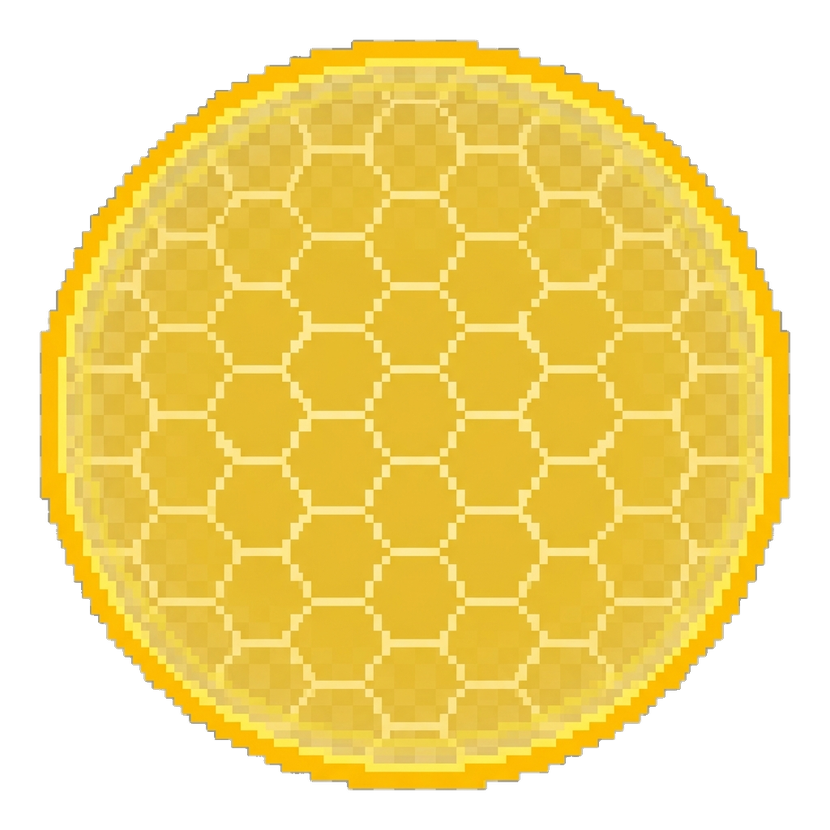
#> input picture assets/enemies/Gold_hexagonal_energy_shield_202606041642.png, 830 x 830 px, shrunk from 1024 x 1024 before the run
$ python -i prep_enemy_sheets.py   (imports and definitions only)
#> lines starting #> are read from the running program, lines starting #| are printed output that depends on the picture; after the words box and inside, x2 and y2 are one past the last pixel; in counts of white or black regions, pixels touching at a corner belong together
### tools/dealpha.py
"""
Convierte los JPG de assets/ (con fondo de damero falso) a PNG con fondo transparente.
Método: detecta píxeles "tipo fondo" (claros y poco saturados = blanco/gris del damero)
y los vuelve transparentes SOLO si están conectados al borde (flood-fill). Así los blancos
internos (logos, papel) y los cuerpos gris-claro encerrados por el contorno negro se preservan.
"""
import os
import sys
import numpy as np
from PIL import Image

ASSETS = r"C:\Milton\OFFICE-SURVIVOR\assets"

# Umbrales del fondo (damero falso): gris NEUTRO (saturación ~0) y por encima del negro del contorno.
# El damero varía por imagen (claro 200-255, medio 124-158, oscuro 80-109): todos neutros.
# Los cuerpos grises del sprite también son neutros, pero quedan protegidos por su contorno negro
# (value < VAL_MIN actúa de barrera) y por estar conectados sólo hacia adentro (flood desde el borde).
VAL_MIN = 70       # value (0-255): el negro del contorno (~0-40) queda por debajo y bloquea el flood
SAT_MAX = 0.12     # saturación 0-1: damero neutro pasa; fondos de pantalla azulados (sat>0.2) NO

# Archivos que son FONDOS de pantalla (opacos por diseño): no se les quita el fondo.
SKIP = ('background', 'floor', 'carpet', '_wall', 'building', 'abandoned', 'trashed', 'victory')


def bg_mask(rgb):
    r = rgb[:, :, 0].astype(np.int16)
    g = rgb[:, :, 1].astype(np.int16)
    b = rgb[:, :, 2].astype(np.int16)
    mx = np.maximum(np.maximum(r, g), b)
    mn = np.minimum(np.minimum(r, g), b)
    val = mx
    sat = np.where(mx > 0, (mx - mn) / np.maximum(mx, 1), 0.0)
    return (val >= VAL_MIN) & (sat <= SAT_MAX)


def border_connected(mask):
    """Subconjunto de `mask` conectado (4-vecindad) al borde de la imagen."""
    reach = np.zeros_like(mask)
    reach[0, :] |= mask[0, :]
    reach[-1, :] |= mask[-1, :]
    reach[:, 0] |= mask[:, 0]
    reach[:, -1] |= mask[:, -1]
    h, w = mask.shape
    max_iter = h + w + 4
    for _ in range(max_iter):
        d = reach.copy()
        d[1:, :] |= reach[:-1, :]
        d[:-1, :] |= reach[1:, :]
        d[:, 1:] |= reach[:, :-1]
        d[:, :-1] |= reach[:, 1:]
        d &= mask
        if np.array_equal(d, reach):
            return d
        reach = d
    return reach


# [32 lines left out: functions convert, main, not called in this run]


# [2 lines that do not run on import are left out]

### tools/prep_enemy_sheets.py
"""
Prepara las hojas de sprites de enemigos para public/assets/enemies/sheets/<id>.png.
- Las hojas ya transparentes (angry_email, toxic_manager, possessed_printer) se copian tal cual.
- La hoja del auditor trae damero falso -> se le aplica el keying de dealpha.convert().
Solo se procesan los enemigos cuya hoja generada respeta la grid 4x3 (idle/move1/move2/death x abajo/lado/arriba).
angry_client (grid distinta) y hr_rep (sin hoja) quedan con su placeholder actual.
"""
import os, glob, shutil, sys
import numpy as np
from PIL import Image

sys.path.insert(0, os.path.dirname(__file__))
from dealpha import bg_mask, border_connected  # reutiliza el keying probado

SRC = r"C:\Milton\OFFICE-SURVIVOR\assets\enemies"
DST = r"C:\Milton\OFFICE-SURVIVOR\public\assets\enemies\sheets"

# id -> (glob del archivo fuente, requiere_keying)
SHEETS = {
    "angry_email":       ("Angry_email_enemy_sprite_sheet*.png", False),
    "toxic_manager":     ("Toxic_Manager_enemy_sprite_sheet*.png", False),
    "possessed_printer": ("Possessed_office_printer*.png", False),
    "auditor":           ("Auditor_Elite_enemy_sprite*.png", True),
}


# [13 lines left out: functions find, dealpha_to, not called in this run]


def segments(profile, thr):
    on = profile > thr
    segs, s = [], None
    for i, v in enumerate(on):
        if v and s is None:
            s = i
        if not v and s is not None:
            segs.append((s, i - 1)); s = None
    if s is not None:
        segs.append((s, len(on) - 1))
    return segs


# [7 lines left out: function autocrop_cell, not called in this run]


def repack_angry_client(src, dst):
    """
    Hoja angry_client: grid irregular 7 col (6 walk + death separado) x 4 filas (dir).
    Reempaqueta a 4 col (idle, walk1, walk2, death) x 3 filas (abajo, lado, arriba)
    para reusar el mapeo estandar ENEMY_SHEET.
    """
#> called with dst = 'out.png'
    rgb = np.asarray(Image.open(src).convert("RGB"))
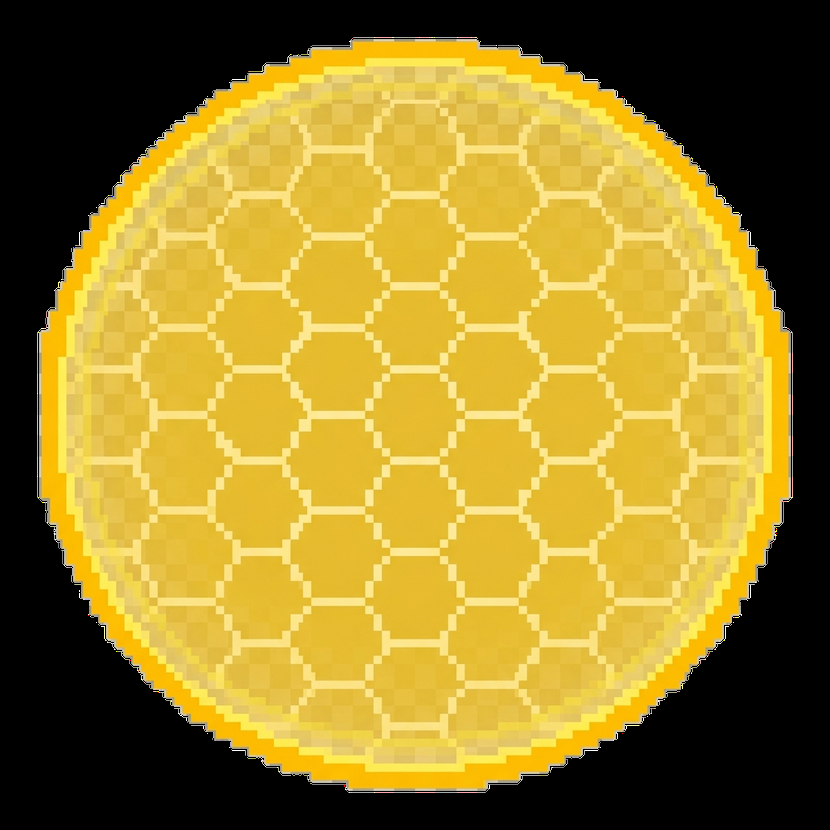
#> rgb: shape (830, 830, 3); mean R, G, B 153.7, 129.1, 44.1
    transp = border_connected(bg_mask(rgb))
#> in bg_mask, `r = rgb[:, :, 0].astype(np.int16)`:
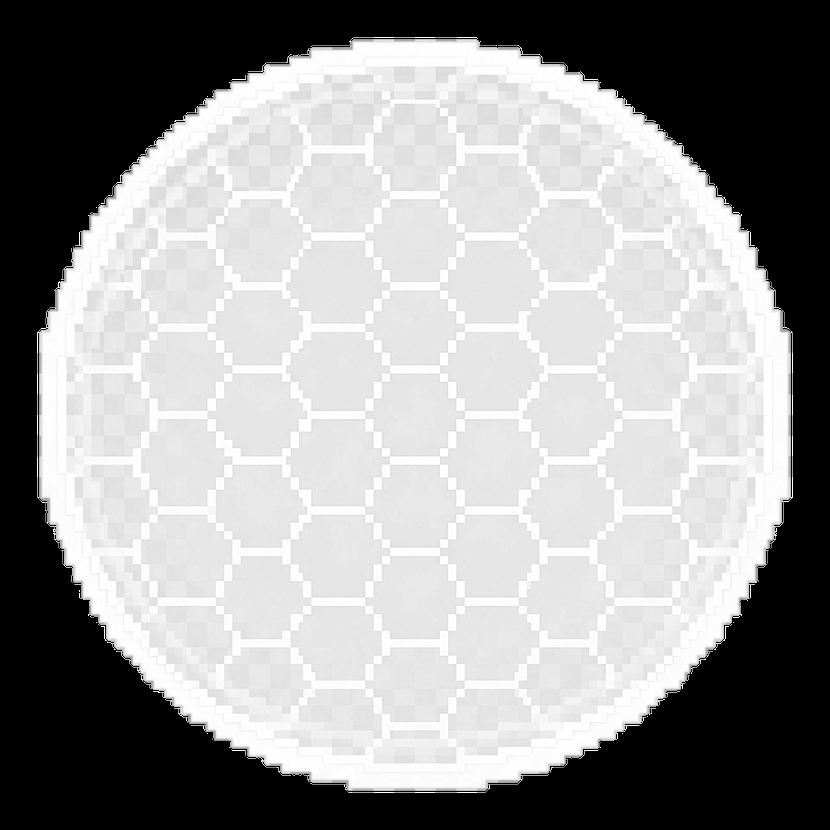
#> r: shape (830, 830) int16; min 0, max 255, mean 153.7
#> in bg_mask, `g = rgb[:, :, 1].astype(np.int16)`:
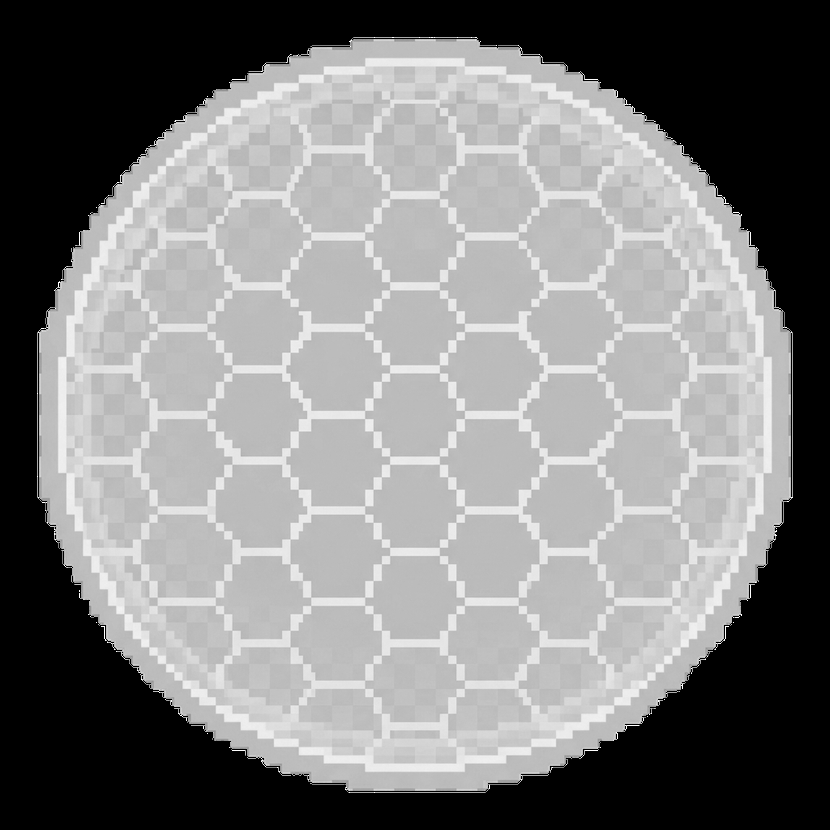
#> g: shape (830, 830) int16; min 0, max 255, mean 129.1
#> in bg_mask, `b = rgb[:, :, 2].astype(np.int16)`:
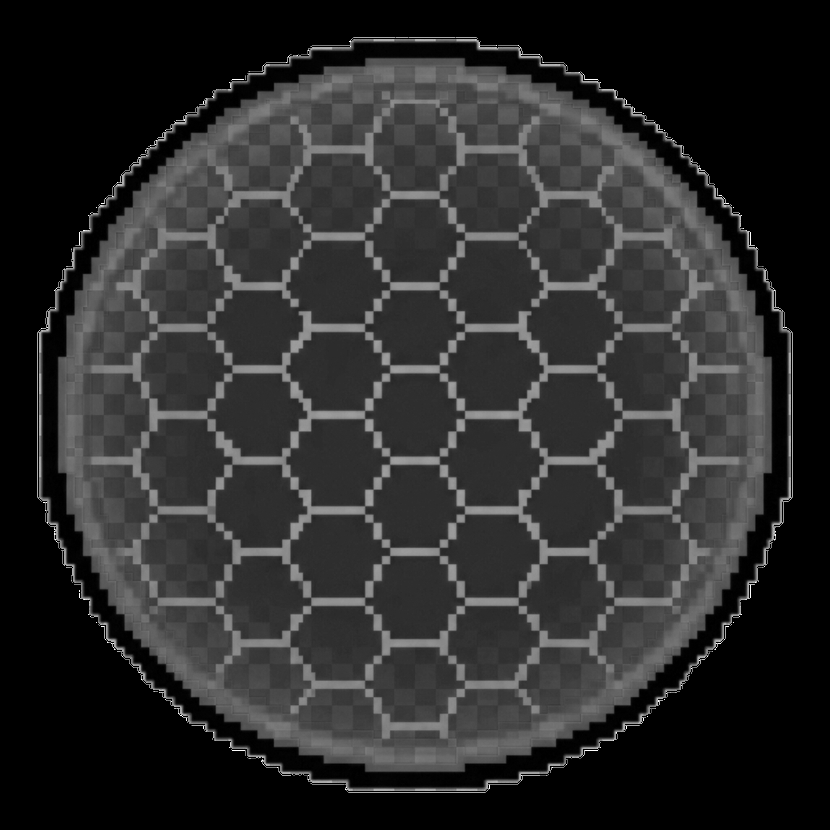
#> b: shape (830, 830) int16; min 0, max 255, mean 44.1
#> in bg_mask, `sat = np.where(mx > 0, (mx - mn) / np.maximum(mx, 1), 0.0)`:
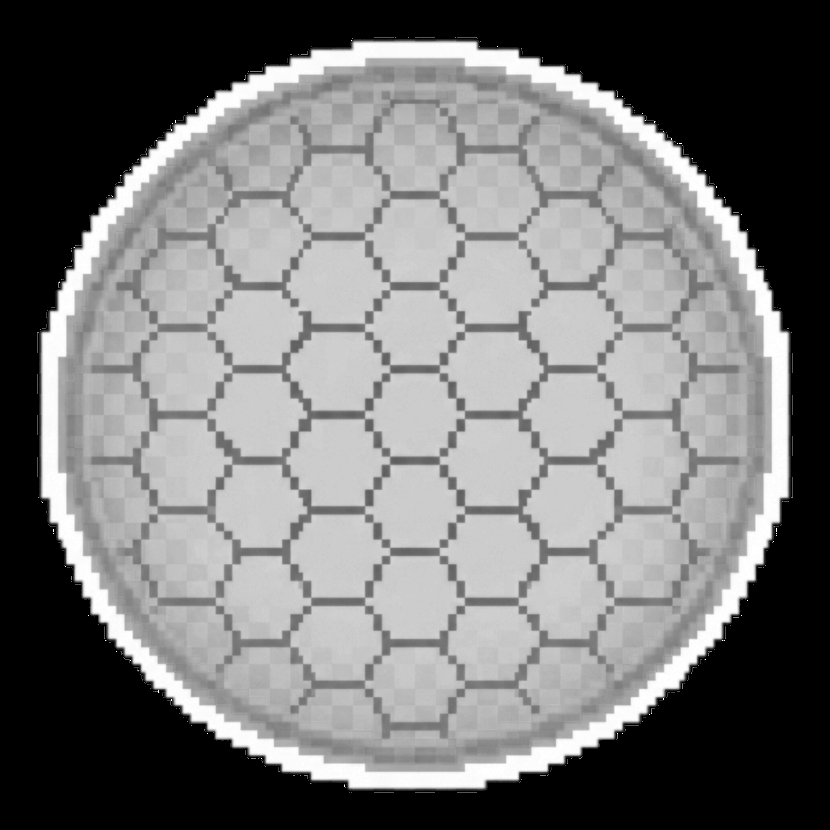
#> sat: shape (830, 830) float64; min 0, max 1, mean 0.467
#> in bg_mask, `return (val >= VAL_MIN) & (sat <= SAT_MAX)`:
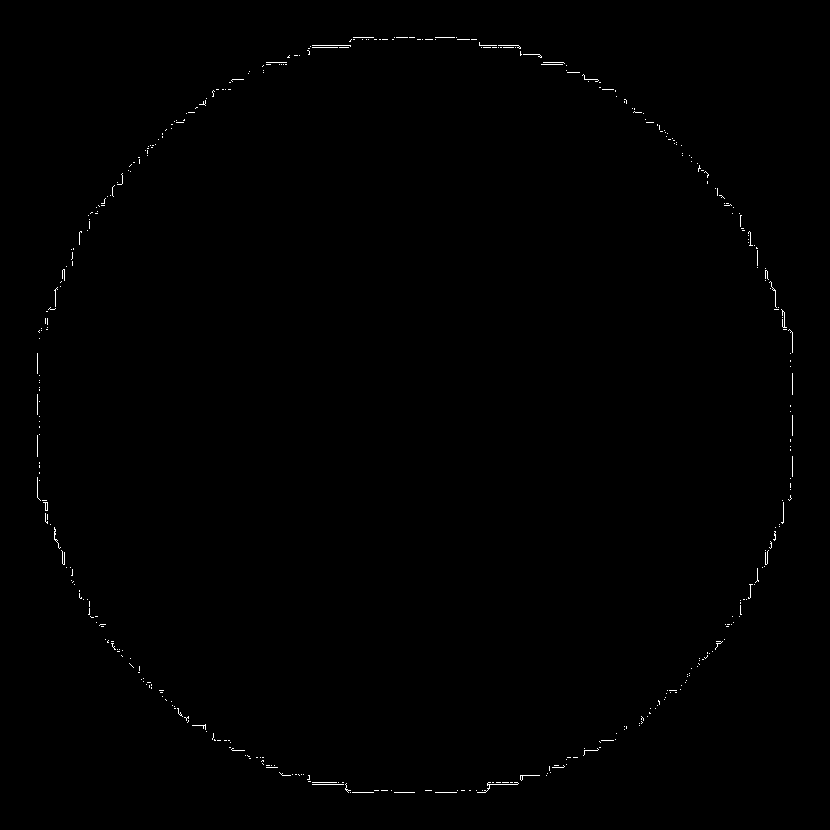
#> returned value: shape (830, 830) bool; 0.32% white in thin lines or dots, all inside (x1, y1, x2, y2) = (37, 37, 793, 793)
#> in border_connected, `reach = np.zeros_like(mask)`: reach: shape (830, 830) bool; every value is 0
    alpha = np.where(transp, 0, 255).astype(np.uint8)
#> alpha: shape (830, 830); every value is 255
    full = Image.fromarray(np.dstack([rgb, alpha]), "RGBA")
    op = ~transp
#> op: shape (830, 830) bool; every value is 1

    col_segs = segments(op.sum(0), op.sum(0).max() * 0.04)
#> the loop in segments, `for i, v in enumerate(on):` made 830 passes
#> after the loop in segments, `for i, v in enumerate(on):`: s = 0; segs = []
#> col_segs = [(0, 829)]
    row_segs = segments(op.sum(1), op.sum(1).max() * 0.04)
#> the loop in segments (call 2), `for i, v in enumerate(on):` made 830 passes
#> row_segs = [(0, 829)]
    # fusiona micro-segmentos (ruido) con el anterior si quedan pegados
    col_segs = [s for s in col_segs if s[1] - s[0] > 20]
    row_segs = [s for s in row_segs if s[1] - s[0] > 20]
#> (the run stopped early here; a loop or call above may not have finished)
